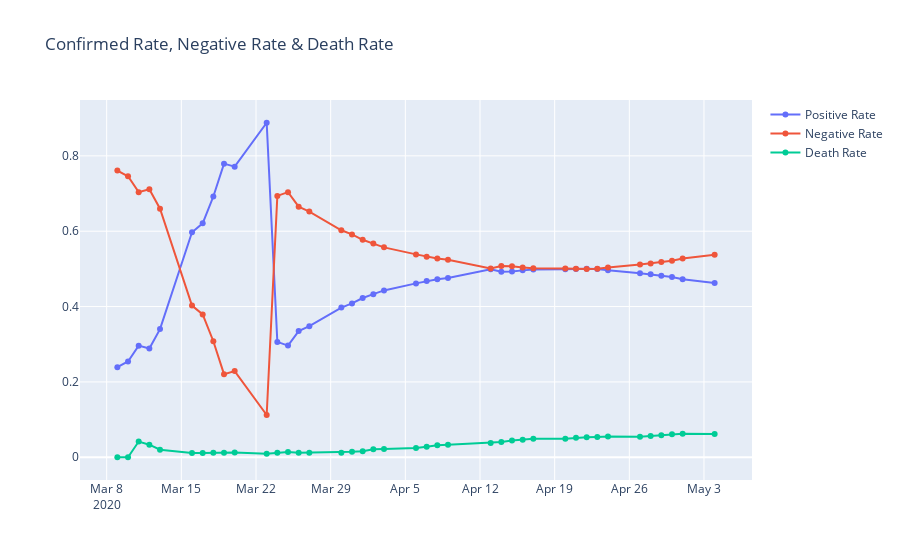

Here is the notebook cell this chart was saved with:
### Markdown cell above
###### Inference from above graph: It can be observed there was a steep increase in the confirm cases from Mar9 to Apr6 since then the rate of increase seems to be decreasing and curve looks to be flattening after Apr20 while death is observed to be increasing at constant pace

### Code cell
df_t= comb_df.copy()
df_t['Positive Rate'] = df_t['cumpositive']/df_t['cumtotalTestResults']
df_t['Negative Rate'] = df_t['cumnegative']/df_t['cumtotalTestResults']

df_t['Death Rate'] = df_t['cumdeath']/df_t['cumpositive']



fig = go.Figure()
fig.add_trace(go.Scatter(x=df_t['date'], y=df_t['Positive Rate'], 
                         mode='lines+markers', name='Positive Rate'))
fig.add_trace(go.Scatter(x=df_t['date'], y=df_t['Negative Rate'], 
                         mode='lines+markers', name='Negative Rate'))
fig.add_trace(go.Scatter(x=df_t['date'], y=df_t['Death Rate'], 
                         mode='lines+markers', name='Death Rate'))
fig.update_layout(
        xaxis_title="",
        yaxis_title="",
        title = 'Confirmed Rate, Negative Rate & Death Rate'
#         yaxis_type="log"
    )
fig.show()

### Figure 1 — Plotly figure (JSON) as saved in the notebook; plotly's stock layout.template omitted (floating-point values rounded to 4 significant figures)
{"data": [{"mode": "lines+markers", "name": "Positive Rate", "type": "scatter", "x": ["2020-03-09", "2020-03-10", "2020-03-11", "2020-03-12", "2020-03-13", "2020-03-16", "2020-03-17", "2020-03-18", "2020-03-19", "2020-03-20", "2020-03-23", "2020-03-24", "2020-03-25", "2020-03-26", "2020-03-27", "2020-03-30", "2020-03-31", "2020-04-01", "2020-04-02", "2020-04-03", "2020-04-06", "2020-04-07", "2020-04-08", "2020-04-09", "2020-04-13", "2020-04-14", "2020-04-15", "2020-04-16", "2020-04-17", "2020-04-20", "2020-04-21", "2020-04-22", "2020-04-23", "2020-04-24", "2020-04-27", "2020-04-28", "2020-04-29", "2020-04-30", "2020-05-01", "2020-05-04"], "y": [0.2391, 0.2542, 0.2963, 0.2885, 0.3401, 0.5973, 0.6209, 0.6921, 0.7794, 0.7712, 0.8879, 0.3063, 0.2964, 0.3348, 0.3478, 0.3974, 0.4085, 0.4228, 0.4329, 0.4429, 0.4615, 0.4677, 0.4724, 0.476, 0.4988, 0.4924, 0.4932, 0.4961, 0.4984, 0.4988, 0.4999, 0.5002, 0.4996, 0.4962, 0.4881, 0.4858, 0.4818, 0.4786, 0.4724, 0.4627]}, {"mode": "lines+markers", "name": "Negative Rate", "type": "scatter", "x": ["2020-03-09", "2020-03-10", "2020-03-11", "2020-03-12", "2020-03-13", "2020-03-16", "2020-03-17", "2020-03-18", "2020-03-19", "2020-03-20", "2020-03-23", "2020-03-24", "2020-03-25", "2020-03-26", "2020-03-27", "2020-03-30", "2020-03-31", "2020-04-01", "2020-04-02", "2020-04-03", "2020-04-06", "2020-04-07", "2020-04-08", "2020-04-09", "2020-04-13", "2020-04-14", "2020-04-15", "2020-04-16", "2020-04-17", "2020-04-20", "2020-04-21", "2020-04-22", "2020-04-23", "2020-04-24", "2020-04-27", "2020-04-28", "2020-04-29", "2020-04-30", "2020-05-01", "2020-05-04"], "y": [0.7609, 0.7458, 0.7037, 0.7115, 0.6599, 0.4027, 0.3791, 0.3079, 0.2206, 0.2288, 0.1121, 0.6937, 0.7036, 0.6652, 0.6522, 0.6026, 0.5915, 0.5772, 0.5671, 0.5571, 0.5385, 0.5323, 0.5276, 0.524, 0.5012, 0.5076, 0.5068, 0.5039, 0.5016, 0.5012, 0.5001, 0.4998, 0.5004, 0.5038, 0.5119, 0.5142, 0.5182, 0.5214, 0.5276, 0.5373]}, {"mode": "lines+markers", "name": "Death Rate", "type": "scatter", "x": ["2020-03-09", "2020-03-10", "2020-03-11", "2020-03-12", "2020-03-13", "2020-03-16", "2020-03-17", "2020-03-18", "2020-03-19", "2020-03-20", "2020-03-23", "2020-03-24", "2020-03-25", "2020-03-26", "2020-03-27", "2020-03-30", "2020-03-31", "2020-04-01", "2020-04-02", "2020-04-03", "2020-04-06", "2020-04-07", "2020-04-08", "2020-04-09", "2020-04-13", "2020-04-14", "2020-04-15", "2020-04-16", "2020-04-17", "2020-04-20", "2020-04-21", "2020-04-22", "2020-04-23", "2020-04-24", "2020-04-27", "2020-04-28", "2020-04-29", "2020-04-30", "2020-05-01", "2020-05-04"], "y": [0, 0, 0.04167, 0.03333, 0.02, 0.01124, 0.01124, 0.01171, 0.01213, 0.01236, 0.009494, 0.01197, 0.01408, 0.01178, 0.01224, 0.0119, 0.01428, 0.01595, 0.02098, 0.02161, 0.02441, 0.02774, 0.03171, 0.03332, 0.03783, 0.04076, 0.04443, 0.04671, 0.04894, 0.04929, 0.05145, 0.05281, 0.05369, 0.05496, 0.05436, 0.05658, 0.05823, 0.06092, 0.0622, 0.06167]}], "layout": {"title": {"text": "Confirmed Rate, Negative Rate & Death Rate"}, "xaxis": {"title": {"text": ""}}, "yaxis": {"title": {"text": ""}}}}
